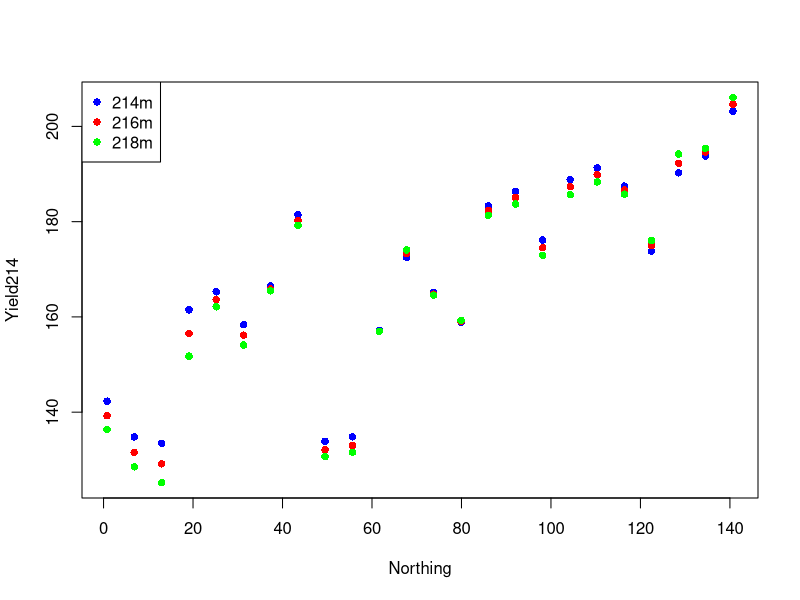
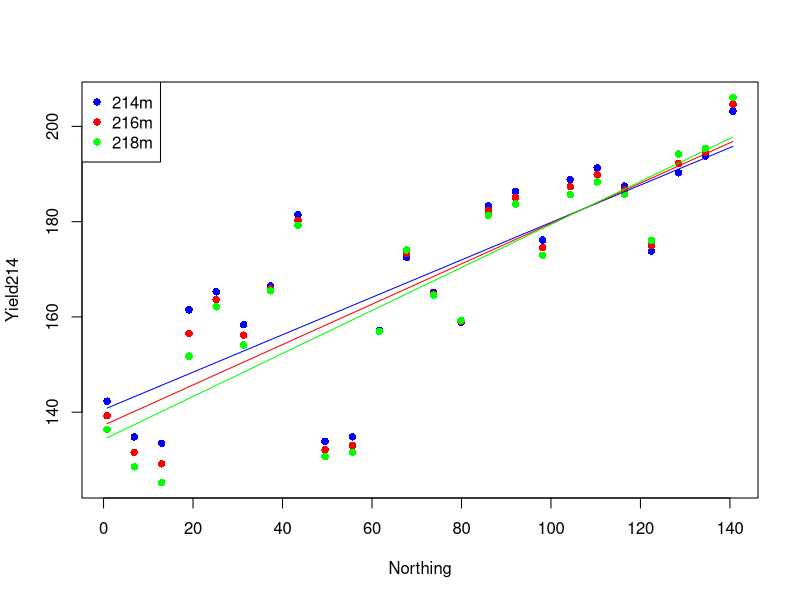
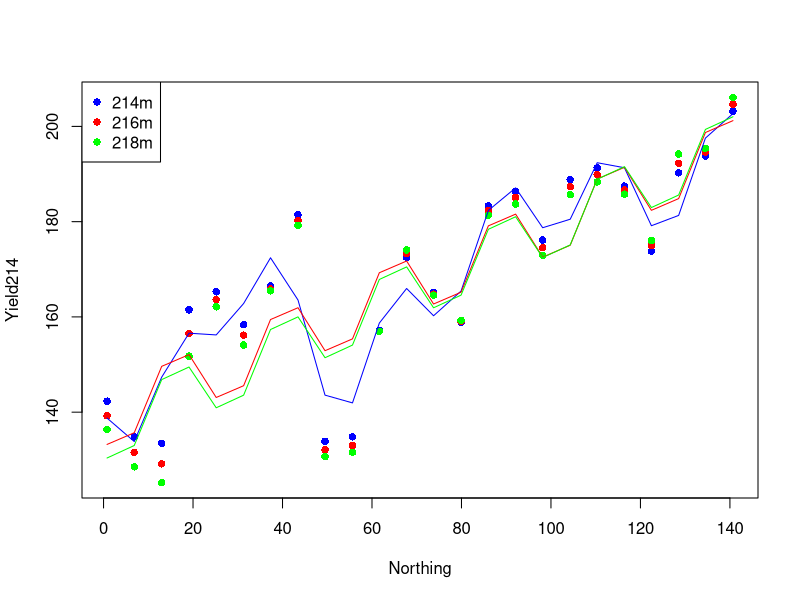
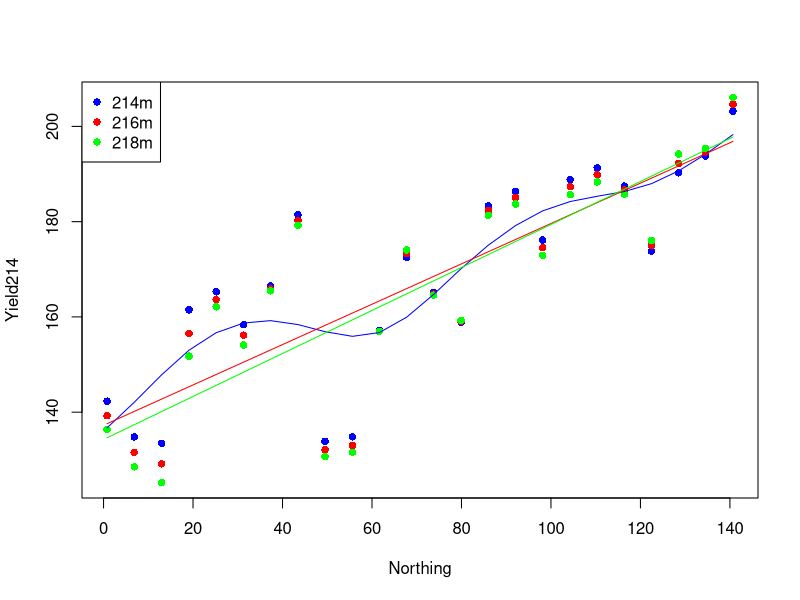
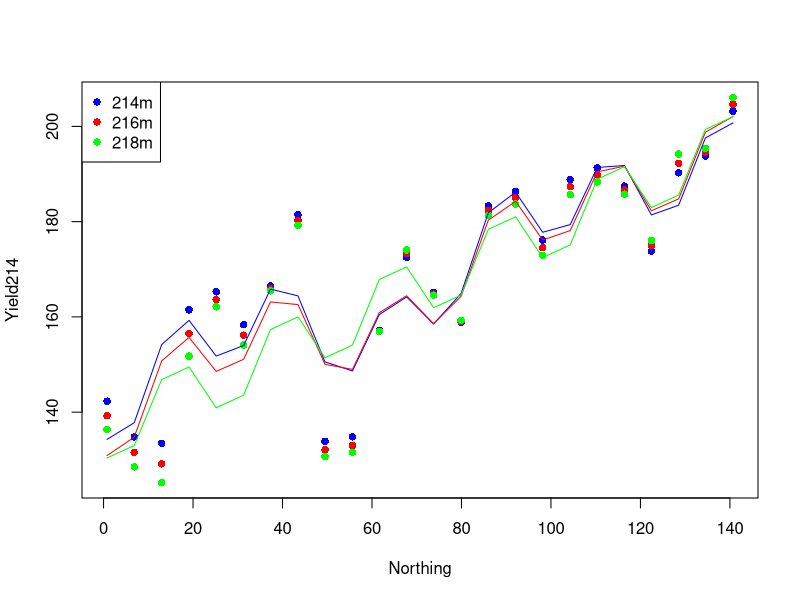
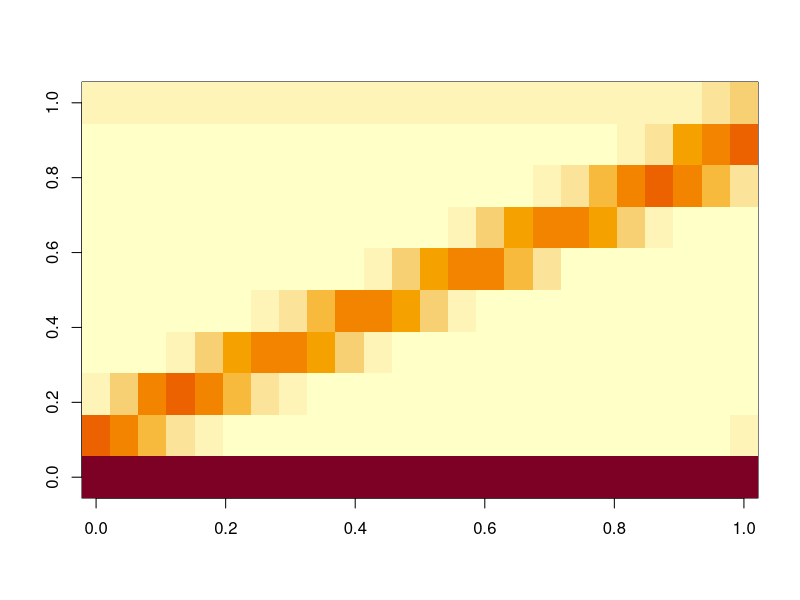
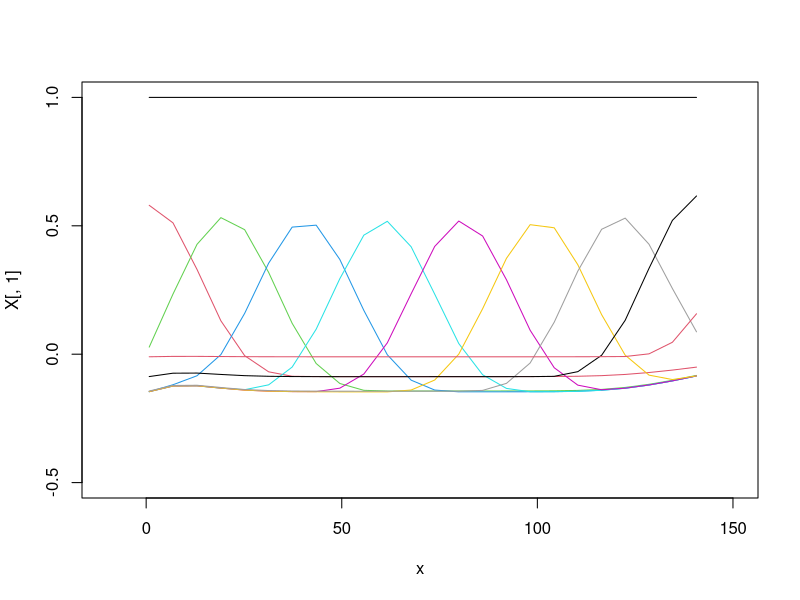
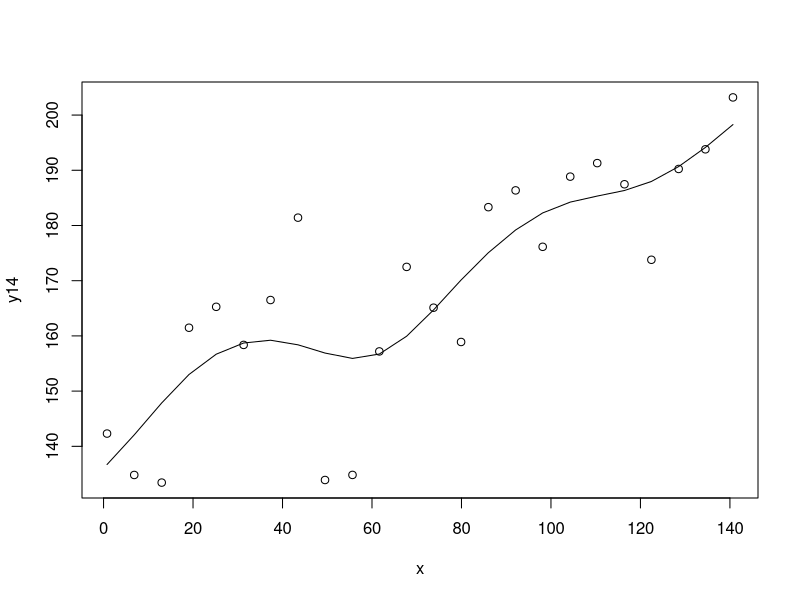

Reproduce these figures in R, in order.
## ---- chunk 1
knitr::opts_chunk$set(echo = TRUE)
## ---- chunk 2
ExampleTrends <- data.frame(
  Yield214 = c(142.31, 134.81, 133.43, 161.48, 165.27, 158.37,166.50, 181.42, 133.90, 134.82, 157.19, 172.50,
               165.11, 158.90, 183.32, 186.36, 176.14, 188.85, 191.30, 187.47, 173.79, 190.24, 193.80, 203.20),
  Yield216 = c(139.23, 131.54, 129.14, 156.49, 163.64, 156.16, 165.86, 180.22, 132.07, 133.01, 156.96, 173.26, 
               164.79, 159.06, 182.33, 185.08, 174.53, 187.33, 189.86, 186.67, 174.97, 192.25, 194.59, 204.65),
  Yield218 = c(136.36, 128.52, 125.21, 151.77, 162.12, 154.10, 165.48, 179.24, 130.66, 131.58, 156.98, 174.06, 
               164.57, 159.277, 181.327, 183.70, 172.94, 185.65, 188.34, 185.76, 176.04, 194.20, 195.39, 206.09),
  Product = factor(c("E", "E", "B", "B", "E", "E", "B", "B", "E", "E", "B", "B", "E", "E", "B", "B", "E", "E", "B", "B",
            "E", "E", "B", "B")),
  Northing = c(0.78, 6.86, 13.00, 19.10, 25.18, 31.31, 37.32, 43.46, 49.50, 55.64, 61.64, 67.74, 73.76, 
               79.91, 86.01, 92.1, 98.15, 104.31, 110.34, 116.43, 122.45, 128.54, 134.52, 140.68)
)
## ---- chunk 3
yMin <- min(c(ExampleTrends$Yield214,ExampleTrends$Yield216,ExampleTrends$Yield218))
yMax <- max(c(ExampleTrends$Yield214,ExampleTrends$Yield216,ExampleTrends$Yield218))
plot(Yield214 ~ Northing, col = 'blue',ylim=c(yMin,yMax), pch = 16, data=ExampleTrends)
points(Yield216 ~ Northing, col = 'red', pch = 16, data=ExampleTrends)
points(Yield218 ~ Northing, col = 'green', pch = 16, data=ExampleTrends)
legend("topleft", legend = c("214m","216m","218m"), pch = 16, col=c("blue","red","green"))
## ---- chunk 4
library(mgcv)
gam14.smooth <- gam(Yield214 ~ s(Northing), data=ExampleTrends)
gam16.smooth <- gam(Yield216 ~ s(Northing), data=ExampleTrends)
gam18.smooth <- gam(Yield218 ~ s(Northing), data=ExampleTrends)

plot(Yield214 ~ Northing, col = 'blue',ylim=c(yMin,yMax), pch = 16, data=ExampleTrends)
points(Yield216 ~ Northing, col = 'red', pch = 16, data=ExampleTrends)
points(Yield218 ~ Northing, col = 'green', pch = 16, data=ExampleTrends)
lines(ExampleTrends$Northing, predict(gam14.smooth), col='blue')
lines(ExampleTrends$Northing, predict(gam16.smooth), col='red')
lines(ExampleTrends$Northing, predict(gam18.smooth), col='green')
legend("topleft", legend = c("214m","216m","218m"), pch = 16, col=c("blue","red","green"))
## ---- chunk 5
gam14.prod <- gam(Yield214 ~ Product + s(Northing), data=ExampleTrends)
gam16.prod <- gam(Yield216 ~ Product + s(Northing), data=ExampleTrends)
gam18.prod <- gam(Yield218 ~ Product + s(Northing), data=ExampleTrends)

plot(Yield214 ~ Northing, col = 'blue',ylim=c(yMin,yMax), pch = 16, data=ExampleTrends)
points(Yield216 ~ Northing, col = 'red', pch = 16, data=ExampleTrends)
points(Yield218 ~ Northing, col = 'green', pch = 16, data=ExampleTrends)
lines(ExampleTrends$Northing, predict(gam14.prod), col='blue')
lines(ExampleTrends$Northing, predict(gam16.prod), col='red')
lines(ExampleTrends$Northing, predict(gam18.prod), col='green')
legend("topleft", legend = c("214m","216m","218m"), pch = 16, col=c("blue","red","green"))
## ---- chunk 6
gam14.smooth.bs <- gam(Yield214 ~ s(Northing, bs='bs'), data=ExampleTrends)
gam16.smooth.bs <- gam(Yield216 ~ s(Northing, bs='bs'), data=ExampleTrends)
gam18.smooth.bs <- gam(Yield218 ~ s(Northing, bs='bs'), data=ExampleTrends)

plot(Yield214 ~ Northing, col = 'blue',ylim=c(yMin,yMax), pch = 16, data=ExampleTrends)
points(Yield216 ~ Northing, col = 'red', pch = 16, data=ExampleTrends)
points(Yield218 ~ Northing, col = 'green', pch = 16, data=ExampleTrends)
lines(ExampleTrends$Northing, predict(gam14.smooth.bs), col='blue')
lines(ExampleTrends$Northing, predict(gam16.smooth.bs), col='red')
lines(ExampleTrends$Northing, predict(gam18.smooth.bs), col='green')
legend("topleft", legend = c("214m","216m","218m"), pch = 16, col=c("blue","red","green"))
## ---- chunk 7
gam14.prod.bs <- gam(Yield214 ~ Product + s(Northing, bs='bs'), data=ExampleTrends)
gam16.prod.bs <- gam(Yield216 ~ Product + s(Northing, bs='bs'), data=ExampleTrends)
gam18.prod.bs <- gam(Yield218 ~ Product + s(Northing, bs='bs'), data=ExampleTrends)

plot(Yield214 ~ Northing, col = 'blue',ylim=c(yMin,yMax), pch = 16, data=ExampleTrends)
points(Yield216 ~ Northing, col = 'red', pch = 16, data=ExampleTrends)
points(Yield218 ~ Northing, col = 'green', pch = 16, data=ExampleTrends)
lines(ExampleTrends$Northing, predict(gam14.prod.bs), col='blue')
lines(ExampleTrends$Northing, predict(gam16.prod.bs), col='red')
lines(ExampleTrends$Northing, predict(gam18.prod.bs), col='green')
legend("topleft", legend = c("214m","216m","218m"), pch = 16, col=c("blue","red","green"))
## ---- chunk 8
x <- ExampleTrends$Northing
y14 <- ExampleTrends$Yield214
y16 <- ExampleTrends$Yield216
y18 <- ExampleTrends$Yield218
## ---- chunk 9
X <- predict(gam14.smooth.bs, type = "lpmatrix")
## ---- chunk 10
dim(X)
X
image(X)
## ---- chunk 11
plot(x,X[,1],ylim=c(-.5,1),xlim=c(-10,150),type='l',col=1)
for(i in 2:dim(X)[2]) {
  lines(x,X[,i],col=i)
}
## ---- chunk 12
gam14.smooth.bs$smooth[[1]]$knots
## ---- chunk 13
coeffs <- coef(gam14.smooth.bs)
predicted_values <- X %*% coeffs
plot(x,y14)
lines(x,predicted_values)
## ---- chunk 14
beta.hat <- solve(t(X) %*% X) %*% t(X) %*% y14
beta.hat
y14.hat <- X %*% beta.hat
plot(x,y14)
lines(x,y14.hat)
## ---- chunk 15
gam14.smooth.bs$sp
gam16.smooth.bs$sp
gam18.smooth.bs$sp
## ---- chunk 16
S <- gam14.smooth.bs$smooth[[1]]$S[[1]]
S
image(S)
plot(S[,1],ylim=c(-.5,.5),type='l',col=1)
for(i in 2:dim(S)[2]) {
  lines(S[,i],col=i)
}
## ---- chunk 17
D <- model.matrix.gam(gam14.smooth.bs)
plot(x,D[,1],ylim=c(-.5,1),type='l',col=1)
for(i in 2:dim(D)[2]) {
  lines(x,D[,i],col=i)
}
t(D) %*% D
image(t(D) %*% D)
## ---- chunk 18
D <- gam14.smooth.bs$smooth[[1]]$D[[1]]
dim(D)
## ---- chunk 19
plot(D[,1],ylim=c(-.02,.01), type='l',col=1)
for(i in 2:dim(D)[2]) {
  lines(D[,i],col=i)
}
## ---- chunk 20
gam14.smooth.bs$smooth[[1]]$knots
length(gam14.smooth.bs$smooth[[1]]$knots)
## ---- chunk 21
xj <- seq(min(x),max(x),length=8)
xj
D.169 <- diff(diag(length(xj)),differences=2)
plot(D.169[,1],ylim=c(-2,1), type='l',col=1)
for(i in 2:dim(D.169)[2]) {
  lines(D.169[,i],col=i)
}
## ---- chunk 22
S <- t(D) %*% D
## ---- chunk 23
lambda = 1.478579 
beta.hat <- solve(t(X) %*% X + lambda*S) %*% (t(X) %*% y14)
y14.hat <- X %*% beta.hat
plot(x,y14)
lines(x,y14.hat)
## ---- chunk 24
lambda = 48451.31 
beta.hat <- solve(t(X) %*% X + lambda*S) %*% (t(X) %*% y14)
y14.hat <- X %*% beta.hat
plot(x,y14)
lines(x,y14.hat)
## ---- chunk 25
lambda = 885002639564
beta.hat <- solve(t(X) %*% X + lambda*S) %*% (t(X) %*% y14)
y14.hat <- X %*% beta.hat
plot(x,y14)
lines(x,y14.hat)
## ---- chunk 26
plot(S[,1],ylim=c(-0.001,.001), type='l',col=1)
for(i in 2:dim(S)[2]) {
  lines(S[,i],col=i)
}
## ---- chunk 27
plot(D[,1],ylim=c(-.03,.03), type='l',col=1)
for(i in 2:dim(D)[2]) {
  lines(D[,i],col=i)
}
## ---- chunk 28
A <- model.matrix(gam14.smooth.bs)
image(A)
## ---- chunk 29
X14 <- predict(gam14.smooth.bs, type = "lpmatrix")
X16 <- predict(gam16.smooth.bs, type = "lpmatrix")
sum((X16-X14)^2)
## ---- chunk 30
image(gam14.smooth.bs$smooth[[1]]$S[[1]])
image(gam16.smooth.bs$smooth[[1]]$S[[1]])
## ---- chunk 31
gam14.smooth.bs$sp
coef(gam14.smooth.bs)
gam16.smooth.bs$sp
coef(gam16.smooth.bs)
gam18.smooth.bs$sp
coef(gam18.smooth.bs)
## ---- chunk 32
gam14.smooth.bs$weights
gam16.smooth.bs$weights
gam18.smooth.bs$weights
## ---- chunk 33
gam14.ps <- gam(Yield214 ~ s(Northing,bs="ps"), data=ExampleTrends)
gam16.ps <- gam(Yield216 ~ s(Northing,bs="ps"), data=ExampleTrends)
gam18.ps <- gam(Yield218 ~ s(Northing,bs="ps"), data=ExampleTrends)
## ---- chunk 34
plot(ExampleTrends$Northing,predict(gam14.ps),type='l',col='blue')
lines(ExampleTrends$Northing,predict(gam16.ps),col='red')
lines(ExampleTrends$Northing,predict(gam18.ps),col='green')
## ---- chunk 35
gam14.cr <- gam(Yield214 ~ s(Northing,bs="cr"), data=ExampleTrends)
gam16.cr <- gam(Yield216 ~ s(Northing,bs="cr"), data=ExampleTrends)
gam18.cr <- gam(Yield218 ~ s(Northing,bs="cr"), data=ExampleTrends)
## ---- chunk 36
plot(ExampleTrends$Northing,predict(gam14.cr),type='l',col='blue')
lines(ExampleTrends$Northing,predict(gam16.cr),col='red')
lines(ExampleTrends$Northing,predict(gam18.cr),col='green')
## ---- chunk 37
gam14.prod.cr <- gam(Yield214 ~ Product + s(Northing,bs="cr"), data=ExampleTrends)
gam16.prod.cr <- gam(Yield216 ~ Product + s(Northing,bs="cr"), data=ExampleTrends)
gam18.prod.cr <- gam(Yield218 ~ Product + s(Northing,bs="cr"), data=ExampleTrends)
## ---- chunk 38
plot(ExampleTrends$Northing,predict(gam14.prod.cr),type='l',col='blue')
lines(ExampleTrends$Northing,predict(gam16.prod.cr),col='red')
lines(ExampleTrends$Northing,predict(gam18.prod.cr),col='green')
